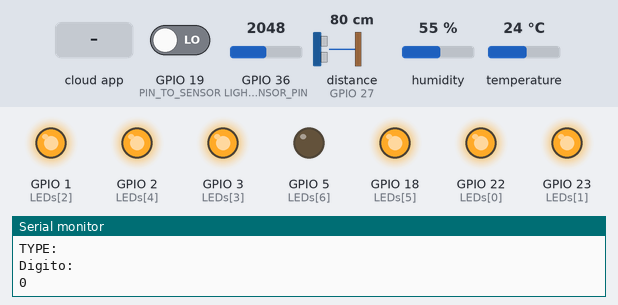
A sketch run on a simulated ESP32. On the bench: output pins drawn as LEDs (lit = HIGH), the last lines printed to the serial monitor. Wiring (inferred from the names in the program): ultrasonic range finder: trigger GPIO 13; echo GPIO 27. The test bench sets the inputs (shaded band); at power-on: GPIO 19 (PIN_TO_SENSOR) LOW, GPIO 36 (LIGHT_SENSOR_PIN) = 2048, distance to the obstacle (sensor on GPIO 27) 80 cm, humidity 55 %, temperature 24 °C. The echo pulse lasts 58.3 µs per cm; WiFi joins after 1.5 s; servers stay silent unless stated; the Firebase database answers and starts empty; pins used as bus, display or sensor lines are not drawn.

Above: at 2.7 s.
2.8 s: the phone or cloud app sets digito to 1
At 3.6 s:
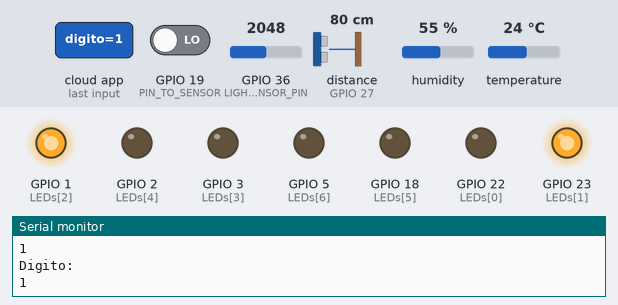
4.4 s: the phone or cloud app sets digito to 0
At 5.3 s:
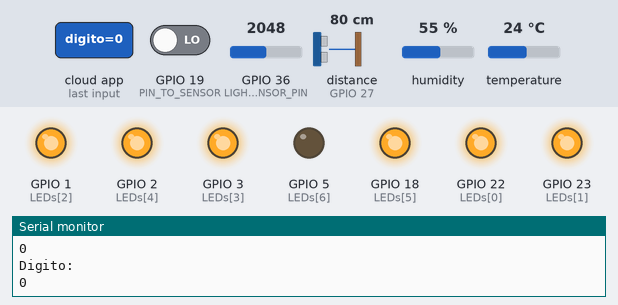
Timing chart, 0 to 7.4 s (numbered marks = the images above; inputs shaded):
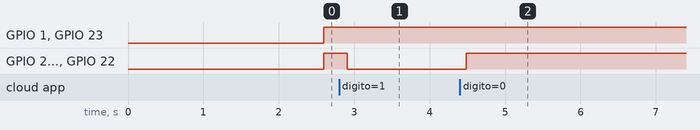

The sketch:

reto_sensores.ino
```cpp
/*
 *  This example shows how to use WPA2 enterprise
 *  Written by: Jeroen Beemster
 *  12 July 2017
 *  Version 1.00
 */

// Incluir Librerias para el ESP32, WiFi, Firebase
#include <esp_wpa2.h>
#include <WiFi.h>
#include <Firebase_ESP_Client.h>
#include <addons/TokenHelper.h>
#include "Arduino.h"
#include "addons/RTDBHelper.h"

// Conexion con el Sensor de Temperatura y Humedad DHT11
#include "DHT.h" // Incluye libreria del Sensor DHT11
#define DHTPIN 16 // Esta conectado al Pin 16
#define DHTTYPE DHT11   // DHT 11
// -----------------------------------------------------

// Conexion con Internet
const char* ssid = "Tec";
#define EAP_IDENTITY "a01732855@tec.mx"
#define EAP_PASSWORD "Tada$hi2003"
// -----------------------------------------------------

// Conexion con Sensor de Luz
#define LIGHT_SENSOR_PIN 36 // ESP32 pin GIOP36 (ADC0)
// -----------------------------------------------------

// Conexion con el Sensor de Distancia
const int trigPin = 13; // Conectado al Pin 13
const int echoPin = 27; // Conectado al Pin 27
// -----------------------------------------------------

// Conexion con el Sensor de Presencia
#define SOUND_SPEED 0.034
long duration;
float distanceCm;

const int PIN_TO_SENSOR = 19; // GIOP19 pin connected to OUTPUT pin of sensor Presencia
int pinStateCurrent   = LOW;
// -----------------------------------------------------


// Insert Firebase project API Key - Llave de la Firebase del Reto
#define API_KEY "AIzaSyAzXLpt54jZP6Q3yUQoEYq2A-v_0vDQix8"//AIzaSyAzXLpt54jZP6Q3yUQoEYq2A-v_0vDQix8

// Insert RTDB URLefine the RTDB URL del Firebase del Reto */
#define DATABASE_URL "https://si-quieres-te-la-saco-default-rtdb.firebaseio.com/"

//Define Firebase Data object
FirebaseData fbdo;

// Definir configuracion del Firebase
FirebaseAuth auth;
FirebaseConfig config;

unsigned long sendDataPrevMillis = 0;
int intValue;
float floatValue;

bool signupOK = false;
int count = 0;
DHT dht(DHTPIN, DHTTYPE); // Inicializar funcion del Sensor DHT11

// A PARTIR DE AQUI SE INSERTA LA FUNCION PARA EL DISLPAY
//se demuestra el manejo del display de siete segmentos

//se declaran los pines a usar
int LEDs[] = {22,23,1,3,2,18,5};    // for ESP32 microcontroller

//se declaran los arreglos que forman los dígitos
//////////////A  B  C  D  E  F  G
int zero[] = {1, 1, 1, 1, 1, 1, 0};   // cero
int one[] = {0, 1, 1, 0, 0, 0, 0};   // uno
int two[] = {1, 1, 0, 1, 1, 0, 1};   // dos
int three[] = {1, 1, 1, 1, 0, 0, 1};   // tres
int four[] = {0, 1, 1, 0, 0, 1, 1};   // cuatro
int five[] = {1, 0, 1, 1, 0, 1, 1};   // cinco
int six[] = {1, 0, 1, 1, 1, 1, 1};   // seis
int seven[] = {1, 1, 1, 0, 0, 0, 0};   // siete
int eight[] = {1, 1, 1, 1, 1, 1, 1}; // ocho
int nine[] = {1, 1, 1, 0, 0, 1, 1};   // nueve

int line[] = {0, 0, 0, 0, 0, 0, 1}; //Linea [-]

// Setup de los sensores, display y conexiones
void setup() {
    Serial.begin(115200);
    delay(10);
    Serial.println(F("DHTxx test!"));

   for (int i = 0; i<7; i++) pinMode(LEDs[i], OUTPUT); // Setup del Display de 7 Segmentos

    // Setup del Sensor de Distancia
   pinMode(trigPin, OUTPUT); // Sets the trigPin as an Output
   pinMode(echoPin, INPUT); // Sets the echoPin as an Input

   pinMode(PIN_TO_SENSOR, INPUT); // Setup del Sensor de Presencua

    dht.begin(); // Inicia el DHT11

    Serial.println();
    Serial.print("Connecting to ");
    Serial.println(ssid);

    // Setup de la Conexion al Internet  --------------------------------------------------
    // WPA2 enterprise magic starts here
    WiFi.disconnect(true);
    WiFi.mode(WIFI_STA);   //init wifi mode
  //esp_wifi_set_mac(ESP_IF_WIFI_STA, &masterCustomMac[0]);
  Serial.print("MAC >> ");
  Serial.println(WiFi.macAddress());
  Serial.printf("Connecting to WiFi: %s ", ssid);
  //esp_wifi_sta_wpa2_ent_set_ca_cert((uint8_t *)incommon_ca, strlen(incommon_ca) + 1);
  esp_wifi_sta_wpa2_ent_set_identity((uint8_t *)EAP_IDENTITY, strlen(EAP_IDENTITY));
  esp_wifi_sta_wpa2_ent_set_username((uint8_t *)EAP_IDENTITY, strlen(EAP_IDENTITY));
  esp_wifi_sta_wpa2_ent_set_password((uint8_t *)EAP_PASSWORD, strlen(EAP_PASSWORD));
  //esp_wpa2_config_t configW = WPA2_CONFIG_INIT_DEFAULT();
  //esp_wifi_sta_wpa2_ent_enable(&configW);
  esp_wifi_sta_wpa2_ent_enable();
    // WPA2 enterprise magic ends here


    WiFi.begin(ssid);

    while (WiFi.status() != WL_CONNECTED) {
        delay(500);
        Serial.print(".");
    }

    Serial.println("");
    Serial.println("WiFi connected");
    Serial.println("IP address: ");
    Serial.println(WiFi.localIP());

    // Configuracion y Acceso a la Firebase del Reto ----------------------------------------
///* Assign the api key (required) */
  config.api_key = API_KEY;

  /* Assign the RTDB URL (required) */
  config.database_url = DATABASE_URL;

  /* Sign up */
  if (Firebase.signUp(&config, &auth, "", "")){
    Serial.println("ok");
    signupOK = true;
  }
  else{
    Serial.printf("%s\n", config.signer.signupError.message.c_str());
  }

  /* Assign the callback function for the long running token generation task */
  config.token_status_callback = tokenStatusCallback; //see addons/TokenHelper.h

  Firebase.begin(&config, &auth);
  Firebase.reconnectWiFi(true);
}


// Ciclo infinito para lectura de datos de sensores e interaccion con el Display -------------------------------------
void loop() {
  int digito;

  // Datos del Sensor de Presencia
  pinStateCurrent = digitalRead(PIN_TO_SENSOR);
  int presencia;
  if(pinStateCurrent == HIGH) {
    presencia = 1;
  }
  else if(pinStateCurrent == LOW) {
    presencia = 0;
  }
  // -------------------------------------------

  // Datos del Sensor de Distancia
  // Clears the trigPin
  digitalWrite(trigPin, LOW);
  delayMicroseconds(2);
  // Sets the trigPin on HIGH state for 10 micro seconds
  digitalWrite(trigPin, HIGH);
  delayMicroseconds(10);
  digitalWrite(trigPin, LOW);

  // Reads the echoPin, returns the sound wave travel time in microseconds
  duration = pulseIn(echoPin, HIGH);

  // Calculate the distance
  distanceCm = duration * SOUND_SPEED/2;
  // -------------------------------------------

  // Datos del Sensor de Temperatura y Humedad
  float h = dht.readHumidity();
  // Read temperature as Celsius (the default)
  float t = dht.readTemperature();
  // Read temperature as Fahrenheit (isFahrenheit = true)
  float f = dht.readTemperature(true);

  // Compute heat index in Fahrenheit (the default)
  float hif = dht.computeHeatIndex(f, h);
  // Compute heat index in Celsius (isFahreheit = false)
  float hic = dht.computeHeatIndex(t, h, false);
  // -------------------------------------------

  int sensorLuz = analogRead(LIGHT_SENSOR_PIN); // Datos del Sensor de Luz


    if (Firebase.ready() && signupOK && (millis() - sendDataPrevMillis > 15000 || sendDataPrevMillis == 0)) {
    sendDataPrevMillis = millis();


   ///////////// Mandar a la base de datos el valor del sensor de la Humedad
    if (Firebase.RTDB.setFloat(&fbdo, "test/humedad", h)){
      Serial.println("PASSED");
      Serial.println("PATH: " + fbdo.dataPath());
      Serial.println("TYPE: " + fbdo.dataType());
    }
    else {
      Serial.println("FAILED");
      Serial.println("REASON: " + fbdo.errorReason());
    }


    ///////// Mandar a base de datos el valor del sensor de temperatura en Celsius
    if (Firebase.RTDB.setFloat(&fbdo, "test/TemperaturaC",hic )){
      Serial.println("PASSED");
      Serial.println("PATH: " + fbdo.dataPath());
      Serial.println("TYPE: " + fbdo.dataType());
    }
    else {
      Serial.println("FAILED");
      Serial.println("REASON: " + fbdo.errorReason());
    }


    ////////////// Manda a base de datos el valor del sensor de temperatura en Fahrenheit
    if (Firebase.RTDB.setFloat(&fbdo, "test/TemperaturaF", hif)){
      Serial.println("PASSED");
      Serial.println("PATH: " + fbdo.dataPath());
      Serial.println("TYPE: " + fbdo.dataType());
    }
    else {
      Serial.println("FAILED");
      Serial.println("REASON: " + fbdo.errorReason());
    }


    ///////////////// Mandar a base de datos el valor del sensor de luz

    if (Firebase.RTDB.setFloat(&fbdo, "test/Luz", sensorLuz)){
      Serial.println("PASSED");
      Serial.println("PATH: " + fbdo.dataPath());
      Serial.println("TYPE: " + fbdo.dataType());
    }
    else {
      Serial.println("FAILED");
      Serial.println("REASON: " + fbdo.errorReason());
    }

    ///////////////// Mandar a base de datos el valor del sensor de distancia

    if (Firebase.RTDB.setFloat(&fbdo, "test/Distancia", distanceCm)){
      Serial.println("PASSED");
      Serial.println("PATH: " + fbdo.dataPath());
      Serial.println("TYPE: " + fbdo.dataType());
    }
    else {
      Serial.println("FAILED");
      Serial.println("REASON: " + fbdo.errorReason());
    }

    ///////////////// Mandar a base de datos el valor del sensor de presencia

    if (Firebase.RTDB.setFloat(&fbdo, "test/Presencia", presencia)){
      Serial.println("PASSED");
      Serial.println("PATH: " + fbdo.dataPath());
      Serial.println("TYPE: " + fbdo.dataType());
    }
    else {
      Serial.println("FAILED");
      Serial.println("REASON: " + fbdo.errorReason());
    }
  }

  // Lectura del valor de Digito en la Base de Datos del Firebase
  String num;
  if(Firebase.RTDB.getString(&fbdo, "test/digito")){ // Al encontrarse el elemento deseado
    num = fbdo.stringData();
    digito = num.toInt(); // Se agrega el numero hallado a la variable
    Serial.println("Digito: ");
    Serial.println(digito);
  }
  switch(digito) // Para mandar dicho numero al Display
    {
        case 0:
                    for (int i = 0; i<7; i++) digitalWrite(LEDs[i], zero[i]);
                    break;
        case 1:
                    for (int i = 0; i<7; i++) digitalWrite(LEDs[i], one[i]);
                    break;
        case 2:
                    for (int i = 0; i<7; i++) digitalWrite(LEDs[i], two[i]);
                    break;
        case 3:
                    for (int i = 0; i<7; i++) digitalWrite(LEDs[i], three[i]);
                    break;
        case 4:
                    for (int i = 0; i<7; i++) digitalWrite(LEDs[i], four[i]);
                    break;
        case 5:
                    for (int i = 0; i<7; i++) digitalWrite(LEDs[i], five[i]);
                    break;
        case 6:
                    for (int i = 0; i<7; i++) digitalWrite(LEDs[i], six[i]);
                    break;
        case 7:
                    for (int i = 0; i<7; i++) digitalWrite(LEDs[i], seven[i]);
                    break;
        case 8:
                    for (int i = 0; i<7; i++) digitalWrite(LEDs[i], eight[i]);
                    break;
        case 9:
                    for (int i = 0; i<7; i++) digitalWrite(LEDs[i], nine[i]);
                    break;
        default:
                    for (int i = 0; i<7; i++) digitalWrite(LEDs[i], line[i]);
                    break;

    }

} // FIN DEL PROGRAMA
```

Measured:
- after the input at 2.8 s, GPIO 2 (LEDs[4]), GPIO 3 (LEDs[3]), GPIO 18 (LEDs[5]), GPIO 22 (LEDs[0]): HIGH → LOW after 0.11 s
- after the input at 4.4 s, GPIO 2 (LEDs[4]), GPIO 3 (LEDs[3]), GPIO 18 (LEDs[5]), GPIO 22 (LEDs[0]): LOW → HIGH after 0.08 s
